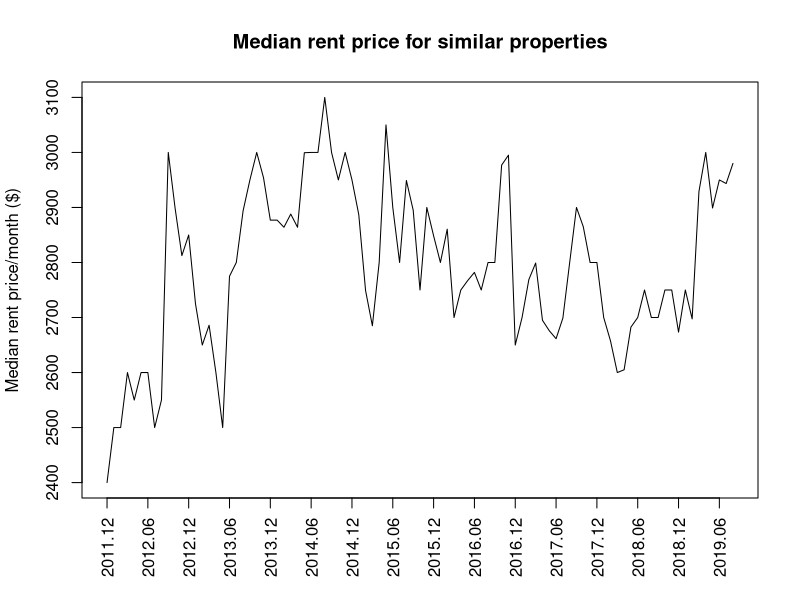
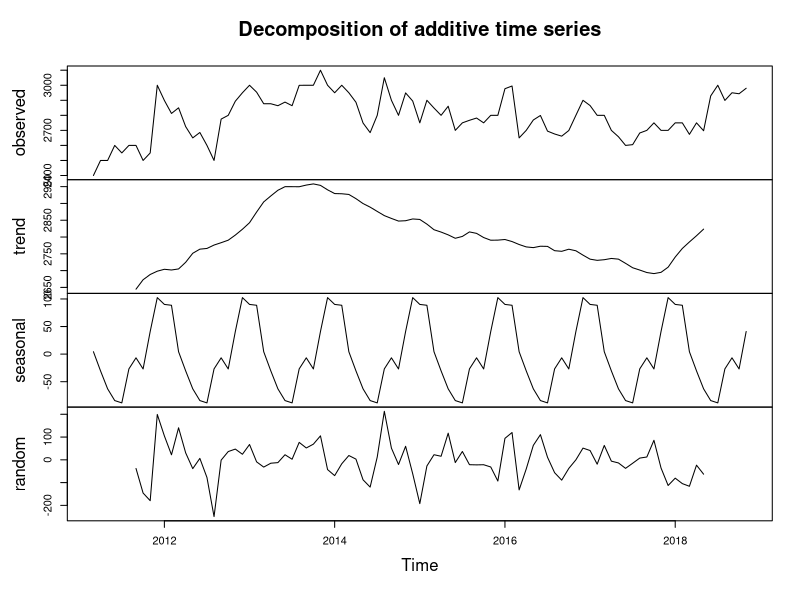
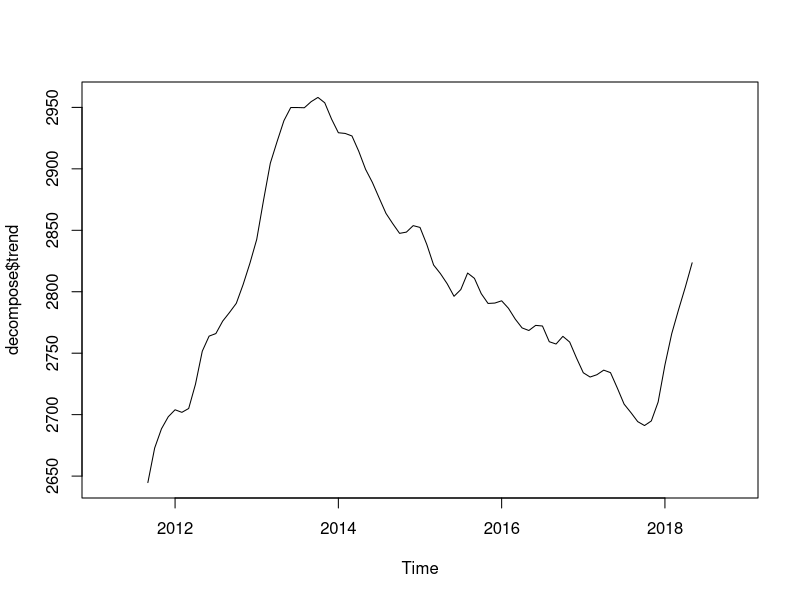
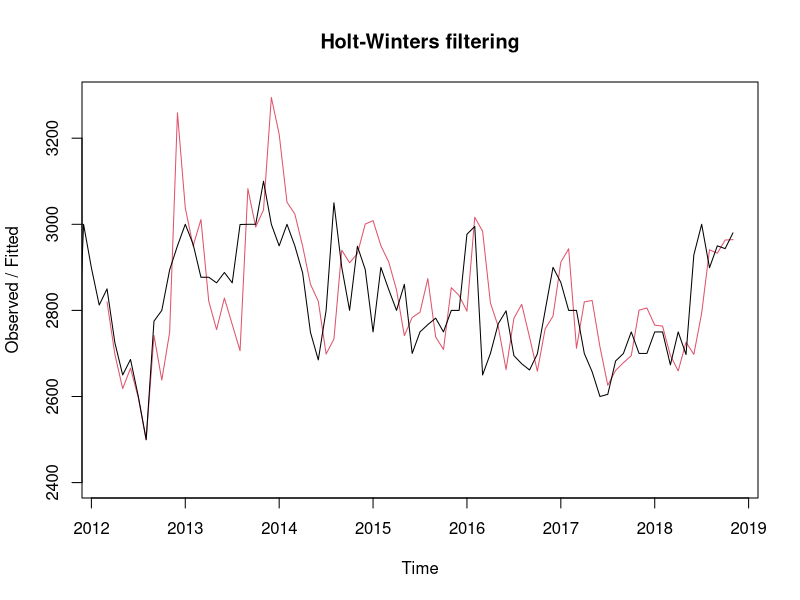
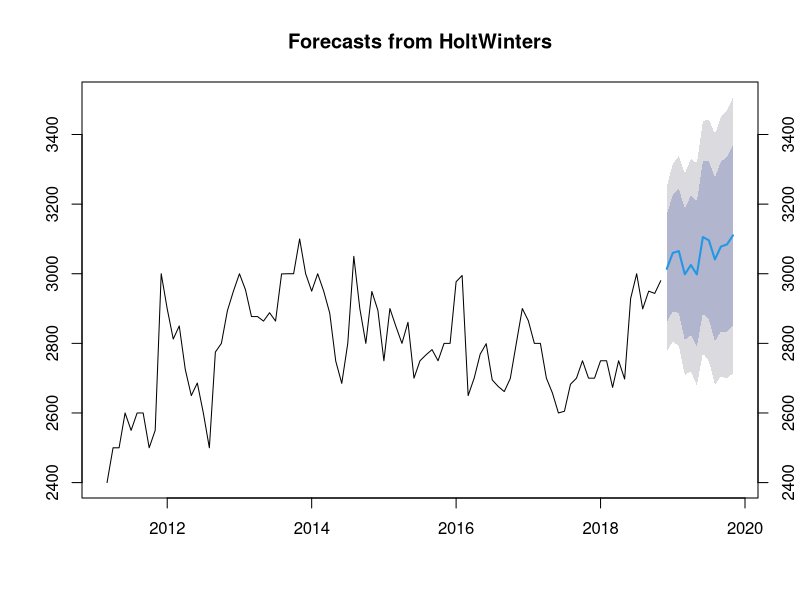
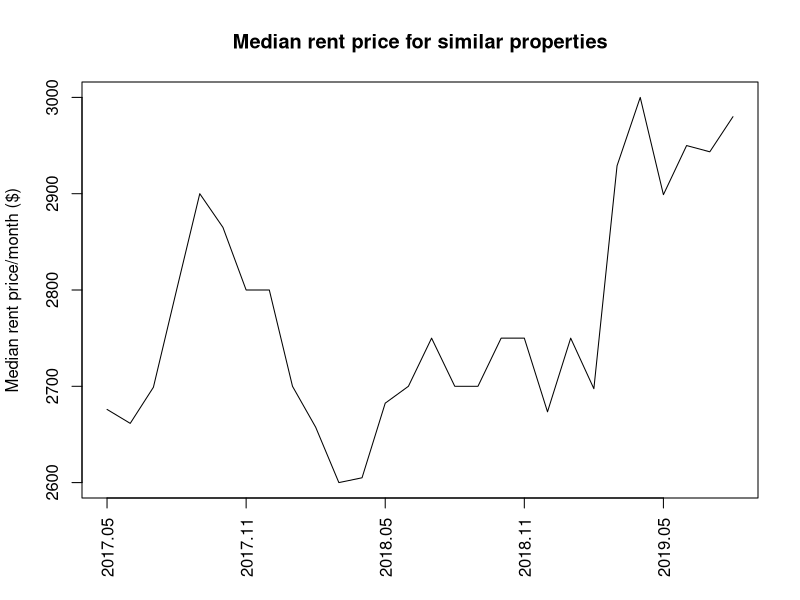

The R script that drew these images, in order:
## ---- chunk 1
rent_total = read.csv('rent_total.csv')
## ---- chunk 2
#plot an example plot: let's say user inputted that they have a one bedroom
#apartment in zip code 10075 
zipcode = 11211
num_bed = 1

#select the correct region and number of bedrooms
rent_thisapt = subset(rent_total, RegionName == zipcode & X..of.Bedrooms == num_bed)

#drop unnecessary columns to make plotting easier
#rent_thisapt = rent_thisapt.drop(rent_thisapt.columns[108:114], axis=1)
rent_thisapt = subset(rent_thisapt, select = -c(X..of.Bedrooms, RegionName, X))
rent_thisapt = subset(rent_thisapt, select = -c(109:114))

## ---- chunk 3
#drop unknown information at the beginning of the time series
for (i in 1:(ncol(rent_thisapt)-1)){
    if(rent_thisapt[1, i] > 0) {
        first_nonzero_column_index = i
        break
    }
}
rent_thisapt = subset(rent_thisapt, select = -c(1:i-1))
## ---- chunk 4
plot(t(rent_thisapt), type="l", xaxt = 'n', xlab='', ylab='Median rent price/month ($)')
title(main="Median rent price for similar properties")
axis(1, at = seq(1, ncol(rent_thisapt), 6), substr(colnames(rent_thisapt), 2, 8)[seq(1, ncol(rent_thisapt), 6)], las = 2)
## ---- chunk 5
#decompose time series into overall trend, seasonality, and random noise
time_series <- ts(t(rent_thisapt), start = c(2011, 3), frequency = 12)
decompose = decompose(time_series, type='add')
plot(decompose)
## ---- chunk 6
#plot overall trend
plot(decompose$trend)

#get a rough metric for the trend by fitting a linear regression, just to compare which 
#regions are growing faster than others
trend = as.data.frame(decompose$trend)
lm = lm(trend[7:96,]~strtoi(row.names(trend))[7:96])
slope = coef(lm)["strtoi(row.names(trend))[7:96]"]
slope
#the slope can be interpreted as the increase in median rent prices per month 
## ---- chunk 7
#try exponential forecasting model 
fit <- HoltWinters(time_series)
plot(fit)

#predictive accuracy
library(forecast)
accuracy(forecast(fit, 12))

#plot with forecasted values for next 12 months
plot(forecast(fit, 12))
axis(4)
## ---- chunk 8
#display predictions for next 3 months
forecast(fit, 3)[4]
## ---- chunk 9
#Repeat the plot above, but with a more limited time scale to match the Airbnb data

#remove all data before May 2017
new_starting_index = grep("X2017.05", colnames(rent_thisapt))
rent_thisapt = subset(rent_thisapt, select = -c(1:new_starting_index-1))
## ---- chunk 10
plot(t(rent_thisapt), type="l", xaxt = 'n', xlab='', ylab='Median rent price/month ($)')
title(main="Median rent price for similar properties")
axis(1, at = seq(1, ncol(rent_thisapt), 6), substr(colnames(rent_thisapt), 2, 8)[seq(1, ncol(rent_thisapt), 6)], las = 2)
